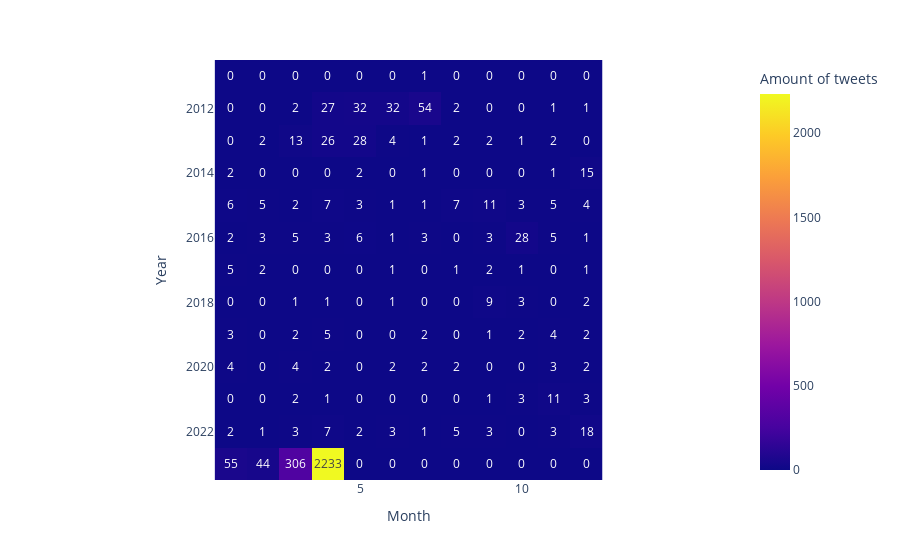

The notebook cell saved with this chart:
### Code cell
# Grouping tweets dataset
tweets_dataset_normalized_grouped = (
    tweets_dataset_normalized.groupby(
        ['year', 'month']
    )
    ['id']
    .count()
    .reset_index()
    .rename(columns={'id': 'tweets_count'})
)

# Pivoting tweets dataset
tweets_dataset_pivoted = (
    pd.pivot_table(
        tweets_dataset_normalized_grouped,
        values=['tweets_count'],
        index=['year'],
        columns=['month'],
        fill_value=0
    )
)

# Plotting Heatmap
fig = px.imshow(tweets_dataset_pivoted.values, 
                labels=dict(x="Month", y="Year", color="Amount of tweets"),
                x=sorted(hashtag_dataset_grouped.month.unique().tolist()),
                y=sorted(hashtag_dataset_grouped.year.unique().tolist()),
                text_auto=True)
fig.show()

### Figure 1 — Plotly figure (JSON) as saved in the notebook; plotly's stock layout.template omitted (floating-point values rounded to 4 significant figures; data arrays with more than 128 entries replaced by an {"elided": "..."} marker saying what was removed)
{"data": [{"coloraxis": "coloraxis", "hovertemplate": "Month: %{x}<br>Year: %{y}<br>Amount of tweets: %{z}<extra></extra>", "name": "0", "texttemplate": "%{z}", "type": "heatmap", "x": [1, 2, 3, 4, 5, 6, 7, 8, 9, 10, 11, 12], "xaxis": "x", "y": [2011, 2012, 2013, 2014, 2015, 2016, 2017, 2018, 2019, 2020, 2021, 2022, 2023], "yaxis": "y", "z": {"elided": "13x12 int values"}}], "layout": {"coloraxis": {"colorbar": {"title": {"text": "Amount of tweets"}}, "colorscale": [[0, "#0d0887"], [0.1111, "#46039f"], [0.2222, "#7201a8"], [0.3333, "#9c179e"], [0.4444, "#bd3786"], [0.5556, "#d8576b"], [0.6667, "#ed7953"], [0.7778, "#fb9f3a"], [0.8889, "#fdca26"], [1, "#f0f921"]]}, "margin": {"t": 60}, "xaxis": {"anchor": "y", "constrain": "domain", "domain": [0, 1], "scaleanchor": "y", "title": {"text": "Month"}}, "yaxis": {"anchor": "x", "autorange": "reversed", "constrain": "domain", "domain": [0, 1], "title": {"text": "Year"}}}}
